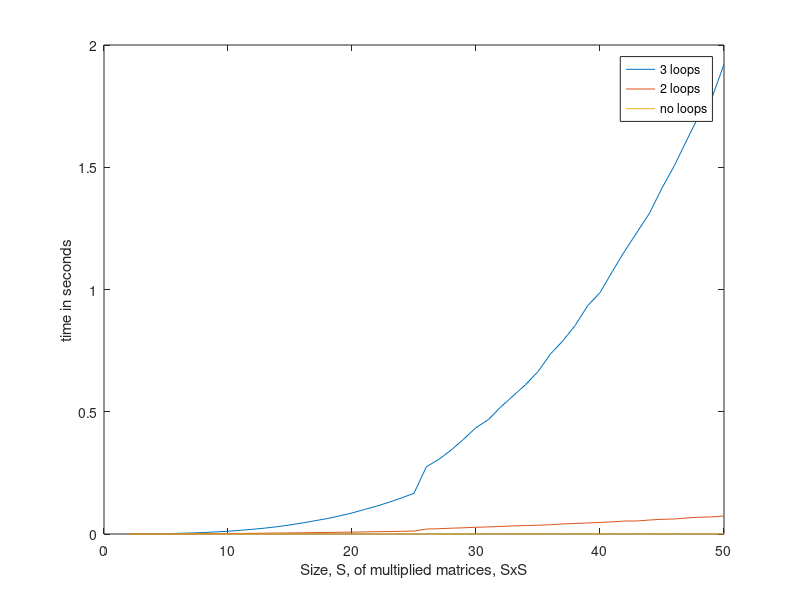

This chart was generated by the following MATLAB code:
function A1_exercises
  
  % Exercise (i): Loops only
  function C = multiply_matrices_3loops(A,B)
    
    % Checking for matching dimensions
    if size(A)(2) != size(B)(1)
      disp("cant multiply because size(A)(2) != size(B)")
      return
    endif
    
    % Allocating size
    C = zeros(size(A)(1),size(B)(2));
    
    % Making the calculation using scalars 
    for m=1:size(A)(1)
        for o=1:size(B)(2)
            for n=1:size(A)(2)
              C(m,o)+=A(m,n).*B(n,o);
            endfor
        endfor
    endfor
    
  endfunction

  % Exercise (ii): Two Loops, last calculation with Vectors 
  function C = multiply_matrices_2loops(A,B)
        
    % Checking for matching dimensions
    if size(A)(2) != size(B)(1)
      disp("size(A)(2) != size(B)")
      return
    endif
    
    % Allocating size
    C = zeros(size(A)(1),size(B)(2));
    
    % Making the calculation using Vector times Vector 
    for m=1:size(A)(1)
        for o=1:size(B)(2)
            # Row Vector of A times col vector of B
            C(m,o)=sum(A(m,:).*B(:,o).');
        endfor
    endfor
    
  endfunction
  
  % Exercise (iii) No loops
  function C = multiply_matrices_noloops(A,B)
        % Simple matrix * matrix multiplication
        C=A*B;  
  endfunction
  
  % Function to measure times for all three functions
  function [t,C_3loops,C_2loops,C_noloop] = measure_execution_times(A,B)
    t=zeros(3,1);

    tic;
    C_3loops=multiply_matrices_3loops(A,B);
    t(1) = toc;    
    tic;
    C_2loops=multiply_matrices_2loops(A,B);
    t(2) = toc;
    tic;
    C_noloop=multiply_matrices_noloops(A,B);
    t(3) = toc;
    
  endfunction
  
  
  # init stuff:
  # Vector of sizes for the matrices
  sizes = 2:50; 
  # Epsilon to make sure the results are more or less the same
  epsilon = 0.00001; 
  
  timeresults=zeros(3,size(sizes)(2));
  
  #could compare matrices like this: max(max(abs(A-B))
  max_diff=zeros(1,size(sizes)(2));
  
  for i=1:size(sizes)(2)
      sizes(i)
      N = M = O = sizes(i);
      A=rand(M,N)*10;
      B=rand(N,O)*10;
      [timeresults(:,i),C3,C2,C0]=measure_execution_times(A,B);
      
      % Calculate differences ...
      diff_c3_c0 = max(max(abs(C0-C3)));
      diff_c2_c0 = max(max(abs(C0-C2)));   
      % ... and check if they are okay
      if epsilon > max([diff_c3_c0,diff_c2_c0])
        disp("The results are the same")
      else
        disp("The results are not the same")
      endif
      
  endfor
  
  figure(1)
  plot(sizes,timeresults(:,:));
  xlabel ("Size, S, of multiplied matrices, SxS");
  ylabel ("time in seconds");
  legend("3 loops","2 loops","no loops");
  
  print('A1_measurement_results.png')
  
endfunction